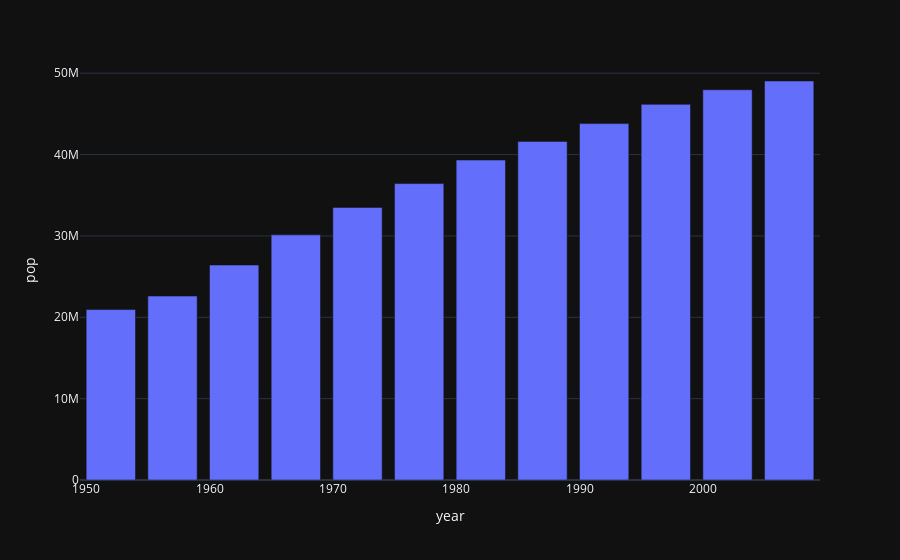

Write notebook code for a chart like this one.
### Code cell
df_korea = px.data.gapminder().query("country == 'Korea, Rep.'")
fig = px.bar(df_korea, x='year', y='pop')
fig.show()

### Figure 1 — Plotly figure (JSON) as saved in the notebook; plotly's stock layout.template omitted (floating-point values rounded to 4 significant figures)
{"data": [{"alignmentgroup": "True", "hovertemplate": "year=%{x}<br>pop=%{y}<extra></extra>", "legendgroup": "", "marker": {"color": "#636efa", "pattern": {"shape": ""}}, "name": "", "offsetgroup": "", "orientation": "v", "showlegend": false, "textposition": "auto", "x": [1952, 1957, 1962, 1967, 1972, 1977, 1982, 1987, 1992, 1997, 2002, 2007], "xaxis": "x", "y": [20947571, 22611552, 26420307, 30131000, 33505000, 36436000, 39326000, 41622000, 43805450, 46173816, 47969150, 49044790], "yaxis": "y", "type": "bar"}], "layout": {"xaxis": {"anchor": "y", "domain": [0.0, 1.0], "title": {"text": "year"}}, "yaxis": {"anchor": "x", "domain": [0.0, 1.0], "title": {"text": "pop"}}, "legend": {"tracegroupgap": 0}, "margin": {"t": 60}, "barmode": "relative"}}
